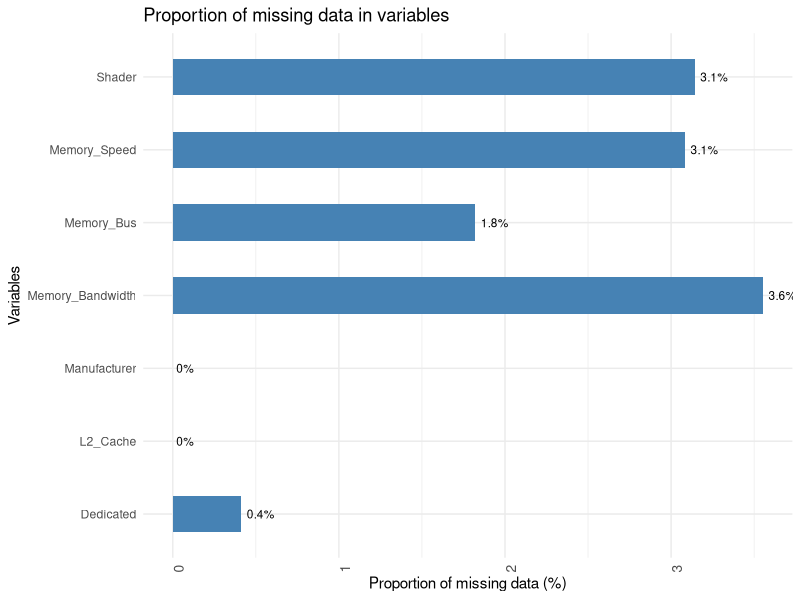
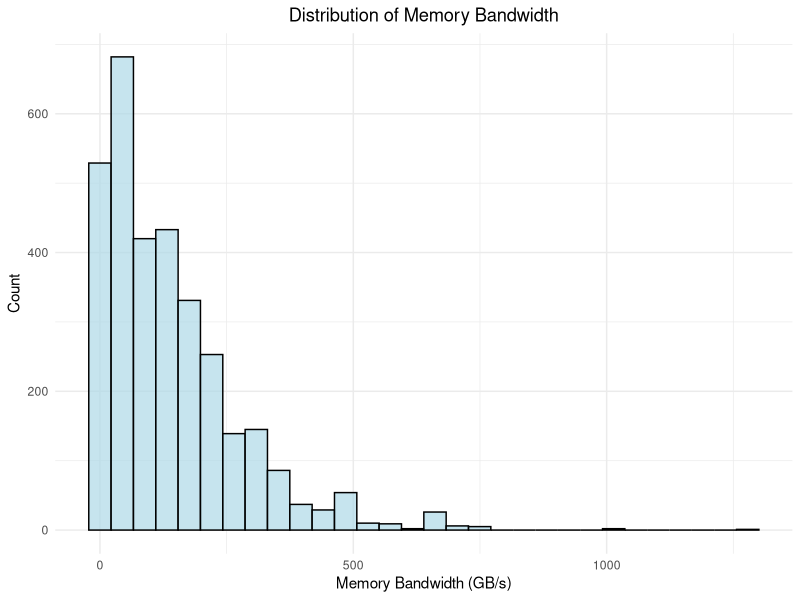
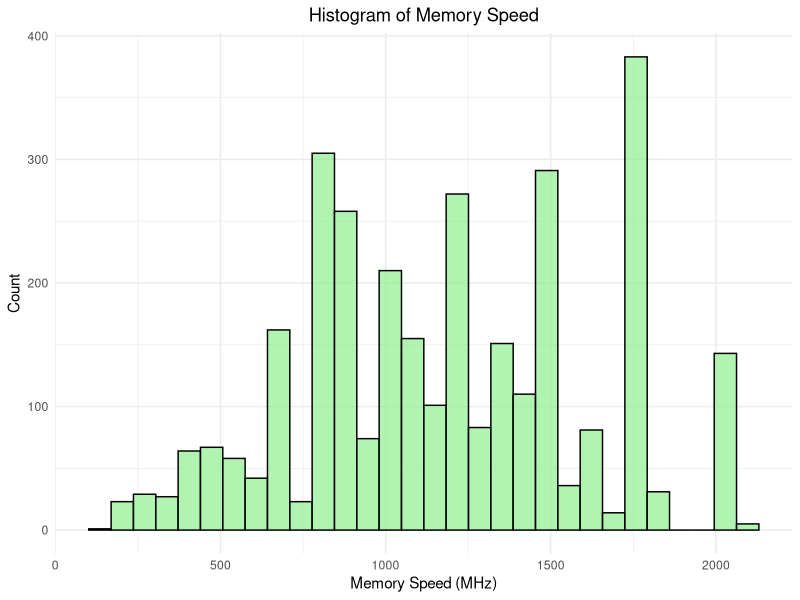
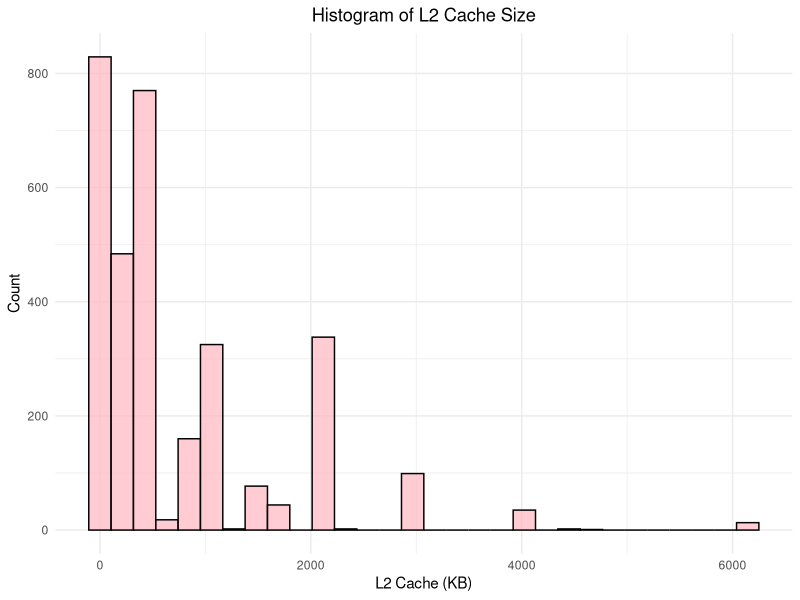
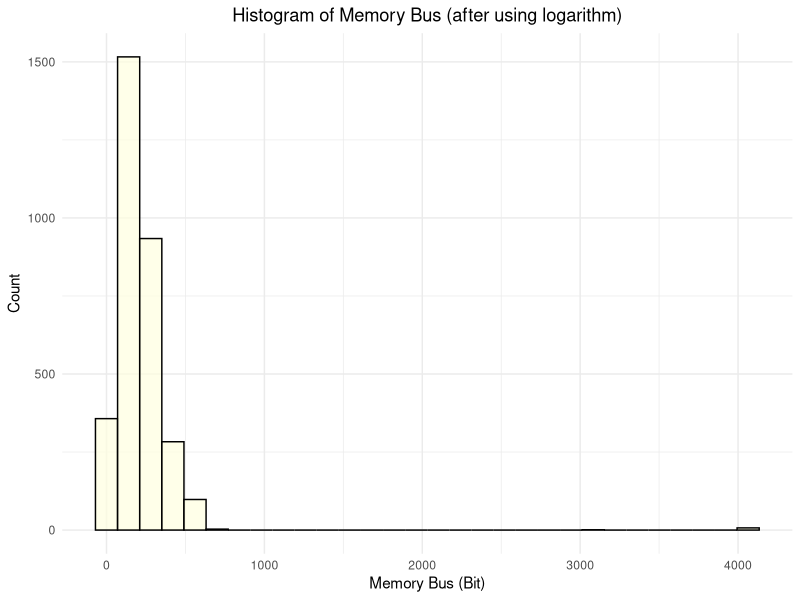
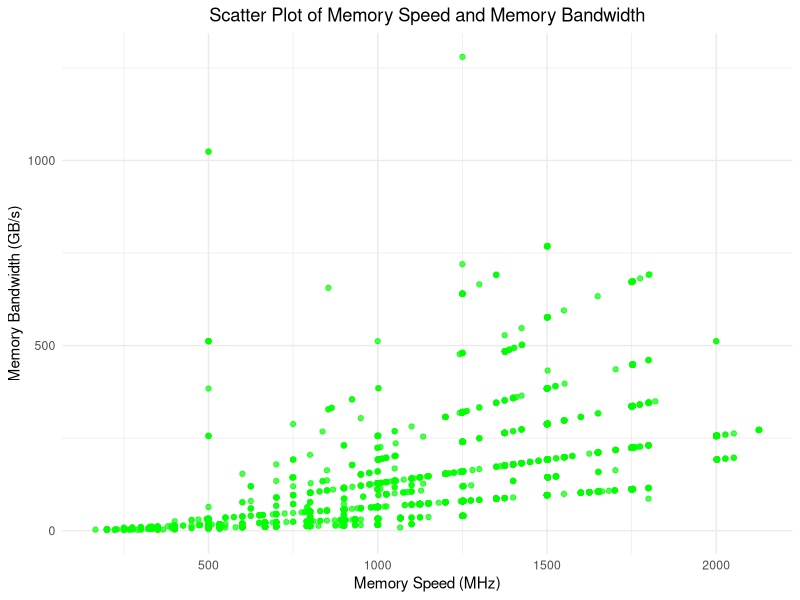
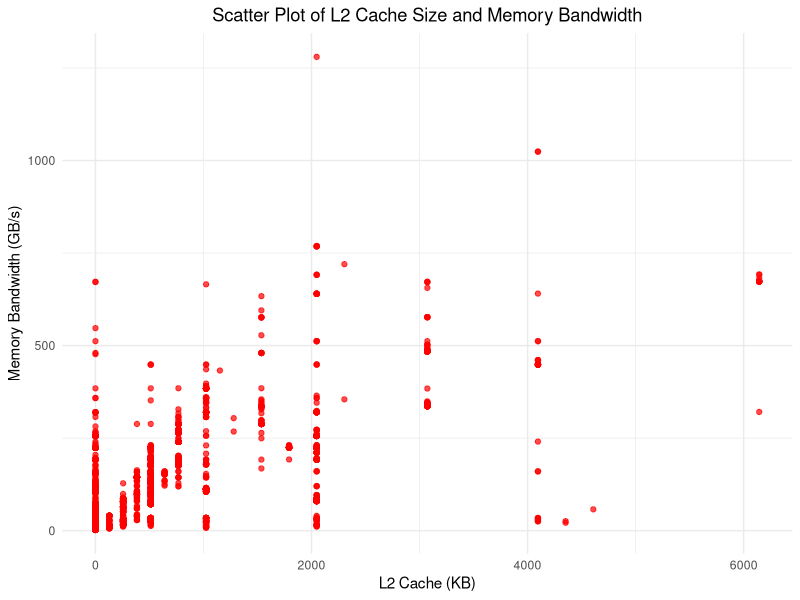
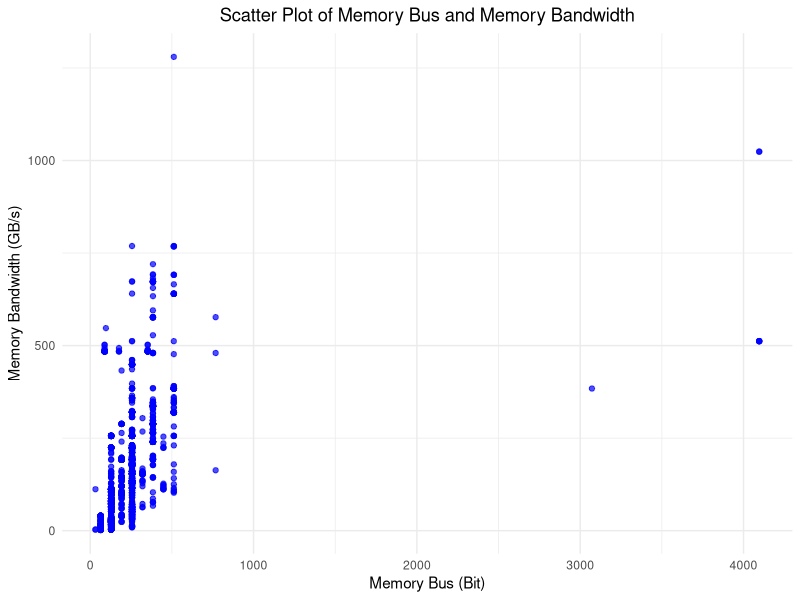

The R script that drew these images, in order:
# Call libraries
library(ggplot2)
library(reshape2)  # For preparing data for correlation plot
library(caret)     # For training data
library(lattice)   # For boxplot

# Read CSV file
gpu_data <- read.csv("All_GPUs.csv")
head(gpu_data)

# Collect data
main_data <- gpu_data[c("Memory_Bandwidth", "Memory_Speed", "L2_Cache",
                        "Memory_Bus", "Shader", "Dedicated", "Manufacturer")]
head(main_data)

# Clean data
main_data[main_data == ""] <- NA
main_data[] <- lapply(main_data, function(x) gsub("^\\n-␣$", NA, x))
main_data[main_data == "NA"] <- NA

# Missing data statistics
na_summary <- data.frame(
  Column = names(main_data),
  NA_Count = sapply(main_data, function(x) sum(is.na(x))),
  NA_Percentage = sapply(main_data, function(x) mean(is.na(x)) * 100)
)

main_data <- na.omit(main_data)

# Plot statistical data
ggplot(na_summary, aes(x = Column, y = NA_Percentage)) +
  geom_bar(stat = "identity", fill = "steelblue", width = 0.5) +
  geom_text(
    aes(label = paste0(round(NA_Percentage, 1), "%")),
    hjust = -0.2,
    size = 3
  ) +
  labs(
    title = "Proportion of missing data in variables",
    x = "Variables",
    y = "Proportion of missing data (%)"
  ) +
  theme_minimal() +
  theme(
    axis.text.x = element_text(size = 10, angle = 90, hjust = 1)
  ) +
  coord_flip()

columns_to_clean <- c("Memory_Bandwidth", "Memory_Bus", "Memory_Speed")

remove_units <- function(column) {
  cleaned_column <- gsub("[^0-9.]", "", column)
  as.numeric(cleaned_column)
}

main_data[columns_to_clean] <- lapply(main_data[columns_to_clean], remove_units)

reformat_cache <- function(cache_values) {
  extract_values <- function(x) {
    x <- gsub("\\s*KB", "", x)
    multiplier_match <- regexpr("\\(x[2-4]\\)", x)
    if (multiplier_match != -1) {
      multiplier <- as.numeric(substr(x, multiplier_match + 2,
                                      multiplier_match + 2))
      base_value <- as.numeric(substr(x, 1, multiplier_match - 1))
      base_value * multiplier
    } else {
      as.numeric(x)
    }
  }
  sapply(cache_values, extract_values)
}

main_data["L2_Cache"] <- lapply(main_data["L2_Cache"], reformat_cache)

# Transform variables
main_data$Memory_Bandwidth <- log(main_data$Memory_Bandwidth + 1)
main_data$Memory_Speed <- log(main_data$Memory_Speed + 1)
main_data$L2_Cache <- log(main_data$L2_Cache + 1)
main_data$Memory_Bus <- log(main_data$Memory_Bus + 1)

main_data$Memory_Bandwidth <- exp(main_data$Memory_Bandwidth) - 1
main_data$Memory_Speed <- exp(main_data$Memory_Speed) - 1
main_data$L2_Cache <- exp(main_data$L2_Cache) - 1
main_data$Memory_Bus <- exp(main_data$Memory_Bus) - 1

# Histograms
ggplot(main_data, aes(x = Memory_Bandwidth)) +
  geom_histogram(fill = "lightblue", color = "black", alpha = 0.7) +
  labs(
    title = "Distribution of Memory Bandwidth",
    x = "Memory Bandwidth (GB/s)",
    y = "Count"
  ) +
  theme_minimal() +
  theme(plot.title = element_text(hjust = 0.5))

ggplot(main_data, aes(x = Memory_Speed)) +
  geom_histogram(fill = "lightgreen", color = "black", alpha = 0.7) +
  labs(
    title = "Histogram of Memory Speed",
    x = "Memory Speed (MHz)",
    y = "Count"
  ) +
  theme_minimal() +
  theme(plot.title = element_text(hjust = 0.5))

ggplot(main_data, aes(x = L2_Cache)) +
  geom_histogram(fill = "lightpink", color = "black", alpha = 0.7) +
  labs(
    title = "Histogram of L2 Cache Size",
    x = "L2 Cache (KB)",
    y = "Count"
  ) +
  theme_minimal() +
  theme(plot.title = element_text(hjust = 0.5))

ggplot(main_data, aes(x = Memory_Bus)) +
  geom_histogram(fill = "lightyellow", color = "black", alpha = 0.7) +
  labs(
    title = "Histogram of Memory Bus (after using logarithm)",
    x = "Memory Bus (Bit)",
    y = "Count"
  ) +
  theme_minimal() +
  theme(plot.title = element_text(hjust = 0.5))

# Scatter plots
ggplot(main_data, aes(x = Memory_Speed, y = Memory_Bandwidth)) +
  geom_point(color = "green", alpha = 0.7) +
  labs(
    title = "Scatter Plot of Memory Speed and Memory Bandwidth",
    x = "Memory Speed (MHz)",
    y = "Memory Bandwidth (GB/s)"
  ) +
  theme_minimal() +
  theme(plot.title = element_text(hjust = 0.5))

ggplot(main_data, aes(x = L2_Cache, y = Memory_Bandwidth)) +
  geom_point(color = "red", alpha = 0.7) +
  labs(
    title = "Scatter Plot of L2 Cache Size and Memory Bandwidth",
    x = "L2 Cache (KB)",
    y = "Memory Bandwidth (GB/s)"
  ) +
  theme_minimal() +
  theme(plot.title = element_text(hjust = 0.5))

ggplot(main_data, aes(x = Memory_Bus, y = Memory_Bandwidth)) +
  geom_point(color = "blue", alpha = 0.7) +
  labs(
    title = "Scatter Plot of Memory Bus and Memory Bandwidth",
    x = "Memory Bus (Bit)",
    y = "Memory Bandwidth (GB/s)"
  ) +
  theme_minimal() +
  theme(plot.title = element_text(hjust = 0.5))

# Correlation matrix
data <- main_data[c("Memory_Bandwidth", "Memory_Speed",
                    "L2_Cache", "Memory_Bus")]
cor_matrix <- cor(data)
cor_data <- melt(cor_matrix)

ggplot(cor_data, aes(x = Var1, y = Var2, fill = value)) +
  geom_tile(color = "white") +
  scale_fill_gradient2(
    low = "blue",
    mid = "white",
    high = "red",
    midpoint = 0,
    limit = c(-1, 1),
    name = "Correlation"
  ) +
  labs(title = "Correlation Diagram", x = "", y = "") +
  theme_minimal() +
  theme(
    axis.text.x = element_text(angle = 45, hjust = 1),
    plot.title = element_text(hjust = 0.5)
  )

# Boxplots
ggplot(main_data, aes(x = Memory_Speed, y = Memory_Bandwidth)) +
  geom_boxplot(fill = "lightblue", color = "darkblue", alpha = 0.7) +
  labs(
    title = "Boxplot of Memory Bandwidth by Memory Speed",
    x = "Memory Speed (MHz)",
    y = "Memory Bandwidth (GB/s)"
  ) +
  theme_minimal() +
  theme(plot.title = element_text(hjust = 0.5))

ggplot(main_data, aes(x = L2_Cache, y = Memory_Bandwidth)) +
  geom_boxplot(fill = "lightblue", color = "darkblue", alpha = 0.7) +
  labs(
    title = "Boxplot of Memory Bandwidth by L2 Cache Size",
    x = "L2 Cache (KB)",
    y = "Memory Bandwidth (GB/s)"
  ) +
  theme_minimal() +
  theme(plot.title = element_text(hjust = 0.5))

ggplot(main_data, aes(x = Memory_Bus, y = Memory_Bandwidth)) +
  geom_boxplot(fill = "lightblue", color = "darkblue", alpha = 0.7) +
  labs(
    title = "Boxplot of Memory Bandwidth by Memory Bus",
    x = "Memory Bus (Bit)",
    y = "Memory Bandwidth (GB/s)"
  ) +
  theme_minimal() +
  theme(plot.title = element_text(hjust = 0.5))

# Linear regression model
set.seed(31112024)
train_index <- createDataPartition(
  main_data$Memory_Bandwidth,
  p = 0.8,
  list = FALSE
)
train_data <- main_data[train_index, ]
test_data <- main_data[-train_index, ]

# Model building
model <- lm(Memory_Bandwidth ~ Memory_Speed + L2_Cache + Memory_Bus,
            data = train_data)
summary(model)

# Residual plots
par(mfrow = c(2, 2))
plot(model)
